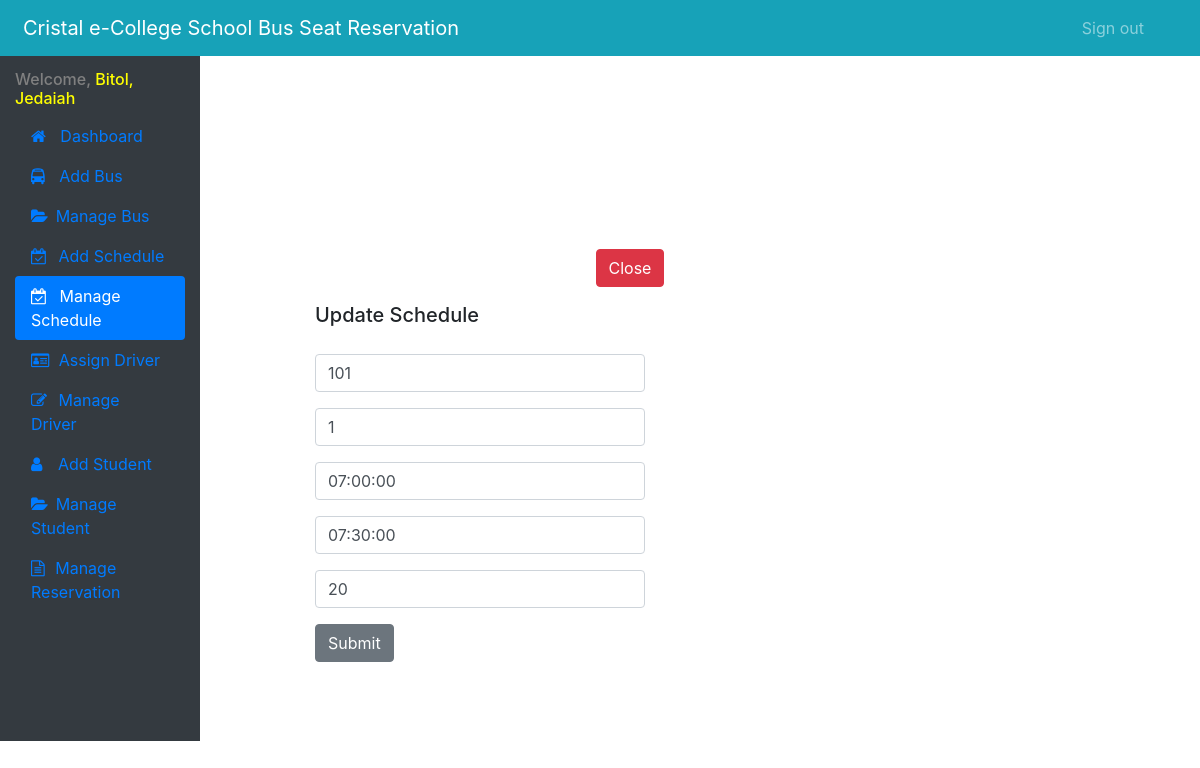
The app's page /cecadmin/updateschedule/101 (signed in) with its own data.
### myapp/models.py (models this page shows)
class Schedule(models.Model):
    scheduleID = models.IntegerField()
    busID = models.IntegerField()
    scheduleDeparture = models.TimeField()
    scheduleArrival = models.TimeField()
    scheduleSeatVacancies = models.IntegerField()

### myapp/decorations.py (the view)
        def wrapper_func(request, *args, **kwargs):
            group = None
            if request.user.groups.exists():
                group = request.user.groups.all()[0].name
            if group in allowed_roles:
                return view_func(request, *args, **kwargs)
            else:
                return HttpResponse('You are not authorized to view this page')

### myapp/forms.py
class AddScheduleForm(ModelForm):
    class Meta:
        model = Schedule
        fields = ('scheduleID', 'busID', 'scheduleDeparture','scheduleArrival','scheduleSeatVacancies')
        labels = {
            'scheduleID':'',
            'busID': '',
            'scheduleDeparture': '',
            'scheduleArrival': '',
            'scheduleSeatVacancies':'',
        }
        widgets = {
            'scheduleID': forms.TextInput(attrs={'class':'form-control', 'placeholder': 'Enter Schedule ID'}),
            'busID': forms.TextInput(attrs={'class':'form-control', 'placeholder': 'Bus ID'}),
            'scheduleDeparture': forms.TextInput(attrs={'class':'form-control', 'placeholder': 'Departure Time'}),
            'scheduleArrival': forms.TextInput(attrs={'class': 'form-control', 'placeholder': 'Arrival Time'}),
            'scheduleSeatVacancies': forms.TextInput(attrs={'class': 'form-control', 'placeholder': 'Schedule Vacancies'}),
        }

### myapp/decorations.py (called while the page is built)
def allowed_users(allowed_roles=[]):
    def decorator(view_func):
        def wrapper_func(request, *args, **kwargs):
            group = None
            if request.user.groups.exists():
                group = request.user.groups.all()[0].name
            if group in allowed_roles:
                return view_func(request, *args, **kwargs)
            else:
                return HttpResponse('You are not authorized to view this page')
        return wrapper_func
    return decorator

### myapp/views.py (called while the page is built)
@login_required(login_url='')
@allowed_users(allowed_roles='admin')
def UpdateSchedule(request, scheduleID):
    schedule = Schedule.objects.get(scheduleID=scheduleID)
    form = AddScheduleForm(request.POST or None, instance=schedule)
    if form.is_valid():
        form.save()
        return redirect('manage-schedule')
    return render(request,'admin/updateSchedule.html',
                  {'form': form, 'schedule':schedule})

### myapp/templates/admin/updateSchedule.html (shortened to what this page needs)
{% extends 'myapp/Sidebar.html' %}
{% block main_content %}
<section class="content">
<nav class="col-md-2 d-inline-block bg-dark sidebar">
          <div class="sidebar-sticky" style="height: 671px;">
            <ul class="nav flex-column nav-pills " style="margin: 8% 0 0 0;">
                <h6 style="color: gray">Welcome, <span style="color:yellow;"> {{ user.last_name }}, {{ user.first_name }}</h6>
              <li class="nav-item">
                <a class="nav-link" href="/cecadmin">
                <i class="fa fa-home" aria-hidden="true" style="margin-right: 10px;"></i>
                   Dashboard
                </a>
              </li>
              <li class="nav-item">
                <a class="nav-link" href='/cecadmin/addbus'>
                <i class="fa fa-bus" aria-hidden="true" style="margin-right: 10px;"></i>
                    Add Bus
                </a>
              </li>
              <li class="nav-item">
                <a class="nav-link" href="/cecadmin/managebus">
                <i class="fa fa-folder-open" aria-hidden="true" style="margin-right: 3px;"></i>
                  Manage Bus
                </a>
              </li>
              <li class="nav-item">
                <a class="nav-link" href="/cecadmin/addschedule">
                <i class="fa fa-calendar-check-o" aria-hidden="true" style="margin-right: 7px;"></i>
                    Add Schedule
                </a>
              </li>
              <li class="nav-item">
                <a class="nav-link active" href="/cecadmin/manageschedule">
                <i class="fa fa-calendar-check-o" aria-hidden="true" style="margin-right: 8px;"></i>
                  Manage Schedule
                </a>
              </li>
              <li class="nav-item">
                <a class="nav-link" href="/cecadmin/assigndriver">
                <i class="fa fa-id-card-o" aria-hidden="true" style="margin-right: 5px;"></i>
                  Assign Driver
                </a>
              </li>
              <li class="nav-item">
                <a class="nav-link" href="/cecadmin/managedriver">
                <i class="fa fa-pencil-square-o" aria-hidden="true" style="margin-right: 7px;"></i>
                  Manage Driver
                </a>
              </li>
              <li class="nav-item">
                <a class="nav-link" href="/cecadmin/addstudent">
                <i class="fa fa-user" aria-hidden="true" style="margin-right: 11px;"></i>
                  Add Student
                </a>
              </li>
              <li class="nav-item">
                <a class="nav-link" href="/cecadmin/managestudent">
                <i class="fa fa-folder-open" aria-hidden="true" style="margin-right: 3px;"></i>
                  Manage Student
                </a>
              </li>
              <li class="nav-item">
                <a class="nav-link" href="managereservation">
                <i class="fa fa-file-text-o" aria-hidden="true" style="margin-right: 6px;"></i>
                  Manage Reservation
                </a>
              </li>
            </ul>
          </div>
        </nav>
</section>
<div class="container"  style="width:30%; display:float; margin: -41% 0 0 25%;">
                <a href='/cecadmin/manageschedule' style="margin:0 0 0 85%;"><input type="submit" value="Close" class="btn btn-Danger"></a>
            <h5 style="margin:5% 0 -4% 0;"> Update Schedule</h5>
                <form action="" method=POST>
                <div class="card-body">
                </div>
                    {{ form.as_p }}
                    <input type="submit" value="Submit" class="btn btn-secondary">
                </form>
        </div>
{% endblock main_content %}

### records on screen
Schedule: scheduleID "101", busID "1", scheduleDeparture "07:00:00", scheduleArrival "07:30:00", scheduleSeatVacancies "20"

### other values on screen
{{ user.last_name }} "Bitol"
{{ user.first_name }} "Jedaiah"
